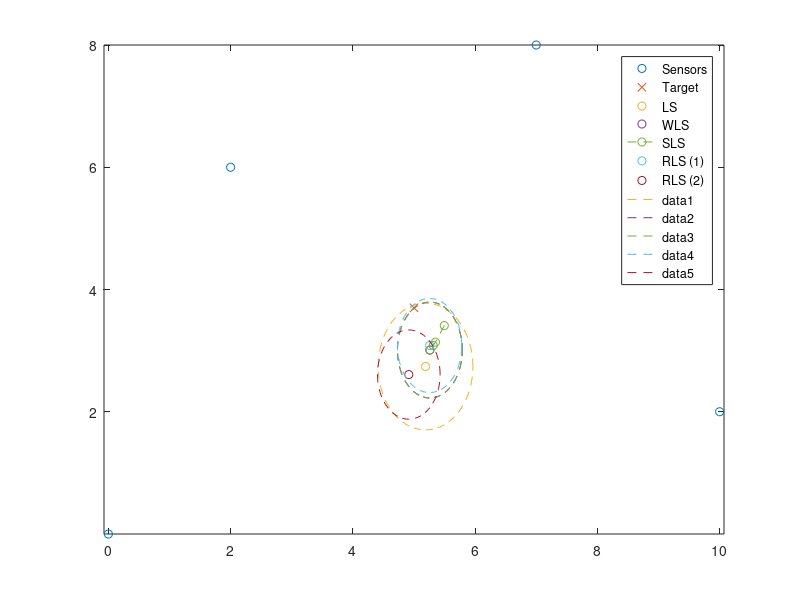

MATLAB code for this plot:
% Static target localization example
%
% 2018-10-11 -- Roland Hostettler <roland.hostettler@aalto.fi>

clear variables;
rng(188);

%% Parameters
% Target parameters: p
pt = [5 3.7]';

% Sensor locations
ps = [
    2, 0, 10, 7;
    6, 0,  2, 8;
];

% Covariances, the ith column corresponds to the ith sensor in ps
sigma2r = [
    1, 0.1, 0.8, 0.5;
    0.3, 0.5, 2, 1.5;
];

%% Model
% Linear model that measures the position of the target; we stack the
% measurements of the sensor on top of each other.
Ns = length(ps);
Gn = eye(2);
G = kron(ones(Ns, 1), Gn);
R = diag(sigma2r(:));

%% Generate data
r = sqrt(R).'*randn(2*Ns, 1);
y = G*pt - ps(:) + r;

%% Estimate
% Least Squares
pthat_ls = G\(y+ps(:));
P_ls = (G'*G)\(G'*R*G)/((G'*G)');

% Weighted least squares
pthat_wls = (G'/R*G)\(G'/R)*(y+ps(:));
P_wls = (G'/R*G)\eye(2);

% Sequential least squares
yy = reshape(y, [2, Ns]);
pthat_sls = zeros(2, Ns);
P_sls = zeros(2, 2, Ns);
pthat_sls(:, 1) = (Gn'/diag(sigma2r(:, 1))*Gn)\(Gn'/diag(sigma2r(:, 1)))*(yy(:, 1)+ps(:, 1));
P_sls(:, :, 1) = (Gn'/diag(sigma2r(:, 1))*Gn)\eye(2);
for i = 2:Ns
    L = P_sls(:, :, i-1)*Gn'/(Gn*P_sls(:, :, i-1)*Gn' + diag(sigma2r(:, i)));
    pthat_sls(:, i) = pthat_sls(:, i-1) + L*(yy(:, i)+ps(:, i) - Gn*pthat_sls(:, i-1));
    P_sls(:, :, i) = P_sls(:, :, i-1) - L*(Gn*P_sls(:, :, i-1)*Gn' + diag(sigma2r(:, i)))*L';
end

% Regularized least squares, case I: mean is close, covariance is large
m0 = [5 5].';
P0 = 2^2*eye(2);

K = P0*G'/(G*P0*G' + R);
pthat_rls = m0 + K*(y+ps(:) - G*m0);
P_rls = P0 - K*(G*P0*G' + R)*K';

% Regularized least squares, case II: mean is far, covariance is small
m0 = [0 0].';
P0 = 1*eye(2);

K = P0*G'/(G*P0*G' + R);
pthat_rls2 = m0 + K*(y+ps(:) - G*m0);
P_rls2 = P0 - K*(G*P0*G' + R)*K';

%% Illustrations
figure(1); clf();

% Sensor & target
plot(ps(1, :), ps(2, :), 'o'); hold on;
plot(pt(1), pt(2), 'x');

% Estimates
colorIndex = get(gca, 'ColorOrderIndex');
plot(pthat_ls(1), pthat_ls(2), 'o');
plot(pthat_wls(1), pthat_wls(2), 'o');
plot(pthat_sls(1, :), pthat_sls(2, :), '--o');
plot(pthat_rls(1), pthat_rls(2), 'o');
plot(pthat_rls2(1), pthat_rls2(2), 'o');
legend('Sensors', 'Target', 'LS', 'WLS', 'SLS', 'RLS (1)', 'RLS (2)');

% Uncertainties
set(gca, 'ColorOrderIndex', colorIndex);
c = cos(linspace(0, 2*pi));
s = sin(linspace(0, 2*pi));
plot(pthat_ls(1) + 2*sqrt(P_ls(1, 1))*c, pthat_ls(2) + 2*sqrt(P_ls(2, 2))*s, '--');
plot(pthat_wls(1) + 2*sqrt(P_wls(1, 1))*c, pthat_wls(2) + 2*sqrt(P_wls(2, 2))*s, '--');
plot(pthat_sls(1, end) + 2*sqrt(P_sls(1, 1, end))*c, pthat_sls(2, end) + 2*sqrt(P_sls(2, 2, end))*s, '--');
plot(pthat_rls(1) + 2*sqrt(P_rls(1, 1))*c, pthat_rls(2) + 2*sqrt(P_rls(2, 2))*s, '--');
plot(pthat_rls2(1) + 2*sqrt(P_rls2(1, 1))*c, pthat_rls2(2) + 2*sqrt(P_rls2(2, 2))*s, '--');
axis equal;